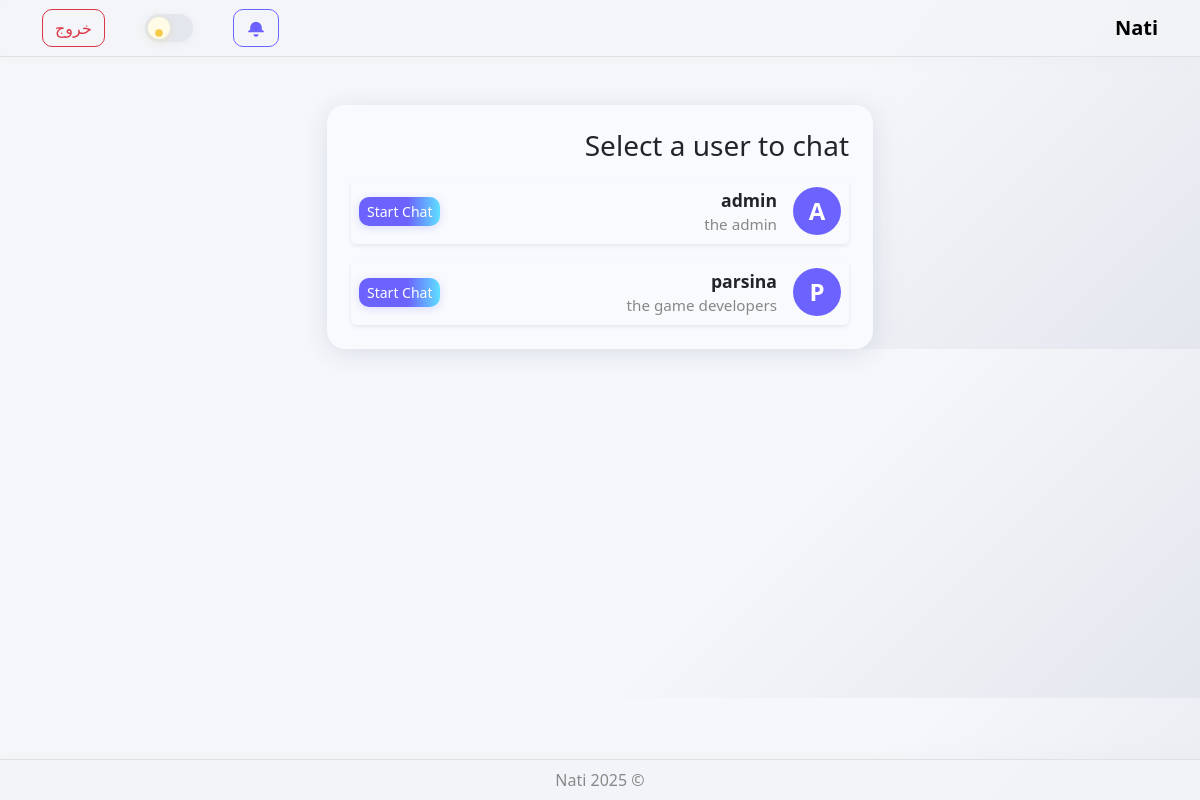
Screenshot of /chats/new/ (signed in) with the database file from the repository.
### users/models.py (models this page shows, shortened)
class CustomUser(AbstractUser):
    role = models.CharField(max_length=20, choices=Role.choices, default=Role.ADMIN)

### chat/views.py (the view, shortened to what this page needs)
# urls.py: path('chats/new/', start_new_chat, name='start_new_chat'),
@login_required
def start_new_chat(request):
    users = CustomUser.objects.exclude(id=request.user.id)
    return render(request, 'chat/start_new_chat.html', {'users': users})

### core/context_processors.py (called while the page is built)
def notifications(request):
    user = request.user
    context = {}
    if not user.is_authenticated:
        return context
    current_url = resolve(request.path_info).url_name
    if not current_url or not current_url.startswith('chat'):
        unread_chats = Chat.objects.filter(participants=user)
        has_unread = Message.objects.filter(chat__in=unread_chats).exclude(sender=user).exists()
        if has_unread:
            context['has_unread_message'] = True
    files = File.objects.exclude(uploader=user)
    new_files = []
    for f in files:
        if f.can_user_access(user):
            new_files.append(f)
    if new_files:
        context['has_new_file'] = True
    return context

### files/models.py (called while the page is built)
    def can_user_access(self, user):
        if self.access_level == 'private' and self.uploader != user:
            return False
        if self.allowed_roles:
            allowed = [r.strip() for r in self.allowed_roles.split(',')]
            return user.role in allowed or user == self.uploader
        return True

### chat/templates/chat/start_new_chat.html (shortened to what this page needs)
{% extends 'core/base.html' %}
{% block content %}
<div class="row justify-content-center">
    <div class="col-md-6">
        <div class="card p-4 mt-4">
            <h3 class="mb-3">Select a user to chat</h3>
            <form method="post">
                <div class="row g-3">
                {% for u in users %}
                    <div class="col-12">
                        <div class="d-flex align-items-center justify-content-between p-2 rounded shadow-sm user-tg-box">
                            <div class="d-flex align-items-center gap-3">
                                <div class="user-tg-avatar">
                                    {{ u.username|first|upper }}
                                </div>
                                <div>
                                    <div style="font-weight:600;font-size:1.1em;">{{ u.username }}</div>
                                    <div class="user-tg-role">{{ u.get_role_display }}</div>
                                </div>
                            </div>
                            <button name="user_id" value="{{ u.id }}" class="btn btn-sm btn-primary">Start Chat</button>
                        </div>
                    </div>
                {% endfor %}
                </div>
            </form>
        </div>
    </div>
</div>
{% endblock %}

### core/templates/core/base.html (style rules this page uses)
:root { --main-bg-light: linear-gradient(135deg, #f5f7fa 60%, #e3e6ed 100%); --main-bg-dark: linear-gradient(135deg, #23272f 60%, #23243a 100%); --card-bg-light: #f8fafd; --card-bg-dark: #23243a; --accent-light: #6c63ff; --accent-dark: #5edfff; --border-light: #e0e0e0; --border-dark: #33374d; --text-light: #23243a; --text-dark: #f1f1f1; --muted-light: #888; --muted-dark: #b3c6ff; }
body { background: var(--main-bg-light); color: var(--text-light); transition: background 0.5s cubic-bezier(.4,2,.6,1), color 0.4s; }
.card { background: var(--card-bg-light); border-radius: 18px; box-shadow: 0 4px 24px #bfc7d680; border: none; animation: fadeInUp 0.7s cubic-bezier(.4,2,.6,1); }
.btn, .form-control, .form-select { border-radius: 10px !important; transition: box-shadow 0.3s, background 0.3s, color 0.3s; }
.btn-primary, .btn-outline-primary { background: linear-gradient(90deg, var(--accent-light) 60%, var(--accent-dark) 100%); border: none; color: #fff !important; box-shadow: 0 2px 8px #6c63ff33; }
.btn, .form-control, .form-select { transition: box-shadow 0.3s, background 0.3s, color 0.3s, border 0.3s; }
.card { animation: fadeInUp 0.7s cubic-bezier(.4,2,.6,1); }

### chat/templates/chat/start_new_chat.html (style rules this page uses)
.user-tg-box { background: var(--card-bg-light); transition: background 0.3s; }
.user-tg-avatar { width:48px;height:48px;min-width:48px;min-height:48px;border-radius:50%; background:#6c63ff;color:#fff;display:flex;align-items:center;justify-content:center;font-size:1.5em;font-weight:600; }
.user-tg-role { font-size:0.95em;color:var(--muted-light); }

### rows the page displays
CustomUser: username|first "A", username "admin", role "the admin", {{ u.id }} 1 (drawn)
CustomUser: username|first "P", username "parsina", role "the game developers", {{ u.id }} 2 (drawn)
